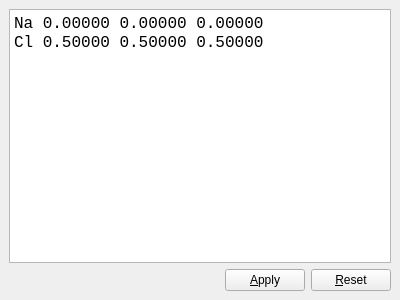
<?xml version="1.0" encoding="UTF-8"?>
<ui version="4.0">
 <class>CECoordinateEditor</class>
 <widget class="QDockWidget" name="CECoordinateEditor">
  <property name="geometry">
   <rect>
    <x>0</x>
    <y>0</y>
    <width>400</width>
    <height>300</height>
   </rect>
  </property>
  <property name="sizePolicy">
   <sizepolicy hsizetype="Preferred" vsizetype="MinimumExpanding">
    <horstretch>0</horstretch>
    <verstretch>0</verstretch>
   </sizepolicy>
  </property>
  <property name="windowTitle">
   <string>Fractional &amp;Coordinates</string>
  </property>
  <widget class="QWidget" name="dockWidgetContents">
   <layout class="QVBoxLayout" name="verticalLayout">
    <item>
     <widget class="QTextEdit" name="edit_coords">
      <property name="sizePolicy">
       <sizepolicy hsizetype="Preferred" vsizetype="Expanding">
        <horstretch>0</horstretch>
        <verstretch>0</verstretch>
       </sizepolicy>
      </property>
      <property name="minimumSize">
       <size>
        <width>250</width>
        <height>60</height>
       </size>
      </property>
      <property name="font">
       <font>
        <family>Monospace</family>
       </font>
      </property>
      <property name="tabChangesFocus">
       <bool>true</bool>
      </property>
      <property name="html">
       <string>&lt;!DOCTYPE HTML PUBLIC &quot;-//W3C//DTD HTML 4.0//EN&quot; &quot;http://www.w3.org/TR/REC-html40/strict.dtd&quot;&gt;
&lt;html&gt;&lt;head&gt;&lt;meta name=&quot;qrichtext&quot; content=&quot;1&quot; /&gt;&lt;style type=&quot;text/css&quot;&gt;
p, li { white-space: pre-wrap; }
&lt;/style&gt;&lt;/head&gt;&lt;body style=&quot; font-family:'Monospace'; font-size:13pt; font-weight:400; font-style:normal;&quot;&gt;
&lt;p style=&quot; margin-top:0px; margin-bottom:0px; margin-left:0px; margin-right:0px; -qt-block-indent:0; text-indent:0px;&quot;&gt;&lt;span style=&quot; font-size:12pt;&quot;&gt;Na 0.00000 0.00000 0.00000&lt;/span&gt;&lt;/p&gt;
&lt;p style=&quot; margin-top:0px; margin-bottom:0px; margin-left:0px; margin-right:0px; -qt-block-indent:0; text-indent:0px;&quot;&gt;&lt;span style=&quot; font-size:12pt;&quot;&gt;Cl 0.50000 0.50000 0.50000&lt;/span&gt;&lt;/p&gt;&lt;/body&gt;&lt;/html&gt;</string>
      </property>
     </widget>
    </item>
    <item>
     <layout class="QHBoxLayout" name="horizontalLayout_5">
      <item>
       <spacer name="horizontalSpacer_3">
        <property name="orientation">
         <enum>Qt::Horizontal</enum>
        </property>
        <property name="sizeHint" stdset="0">
         <size>
          <width>40</width>
          <height>20</height>
         </size>
        </property>
       </spacer>
      </item>
      <item>
       <widget class="QPushButton" name="push_coords_apply">
        <property name="text">
         <string>&amp;Apply</string>
        </property>
       </widget>
      </item>
      <item>
       <widget class="QPushButton" name="push_coords_reset">
        <property name="text">
         <string>&amp;Reset</string>
        </property>
       </widget>
      </item>
     </layout>
    </item>
   </layout>
  </widget>
 </widget>
 <resources/>
 <connections/>
</ui>
